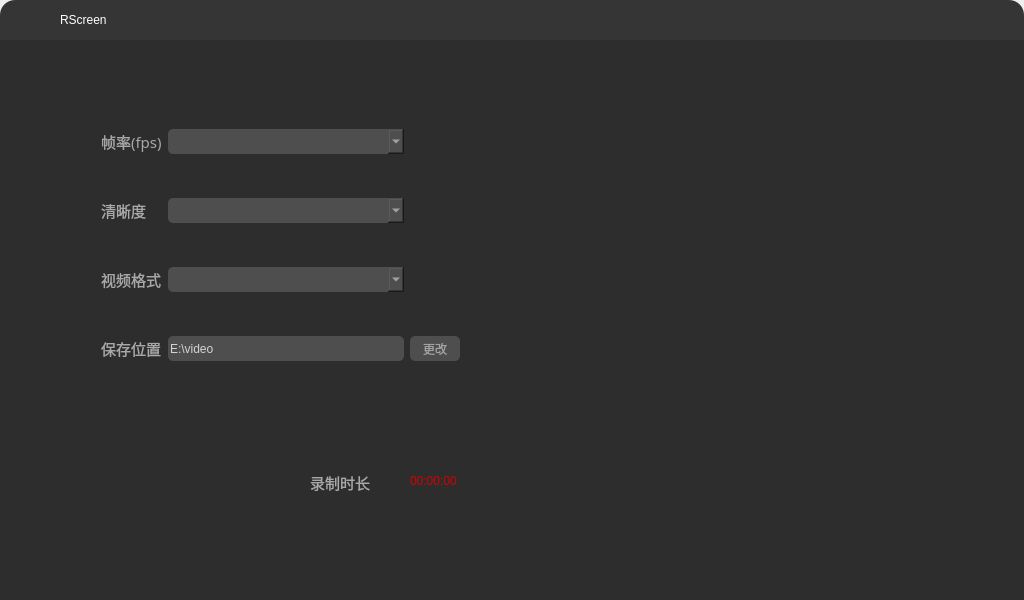
<?xml version="1.0" encoding="UTF-8"?>
<ui version="4.0">
 <class>RScreenClass</class>
 <widget class="QWidget" name="RScreenClass">
  <property name="geometry">
   <rect>
    <x>0</x>
    <y>0</y>
    <width>1024</width>
    <height>600</height>
   </rect>
  </property>
  <property name="windowTitle">
   <string>RScreen</string>
  </property>
  <property name="windowIcon">
   <iconset resource="rscreen.qrc">
    <normaloff>:/RScreen/img/recoding.ico</normaloff>:/RScreen/img/recoding.ico</iconset>
  </property>
  <property name="styleSheet">
   <string notr="true">#back
{
background-color: rgb(53, 53, 53);
border-radius:15px;
}
#all
{
background-color: rgb(45, 45, 45);
}</string>
  </property>
  <widget class="QWidget" name="back" native="true">
   <property name="geometry">
    <rect>
     <x>0</x>
     <y>0</y>
     <width>1024</width>
     <height>620</height>
    </rect>
   </property>
   <widget class="QPushButton" name="minBtn">
    <property name="geometry">
     <rect>
      <x>930</x>
      <y>5</y>
      <width>30</width>
      <height>30</height>
     </rect>
    </property>
    <property name="styleSheet">
     <string notr="true">background-image: url(:/RScreen/img/min2.png);</string>
    </property>
    <property name="text">
     <string/>
    </property>
    <property name="flat">
     <bool>true</bool>
    </property>
   </widget>
   <widget class="QPushButton" name="closeBtn">
    <property name="geometry">
     <rect>
      <x>970</x>
      <y>5</y>
      <width>30</width>
      <height>30</height>
     </rect>
    </property>
    <property name="styleSheet">
     <string notr="true">
background-image: url(:/RScreen/img/close2.png);</string>
    </property>
    <property name="text">
     <string/>
    </property>
    <property name="iconSize">
     <size>
      <width>20</width>
      <height>20</height>
     </size>
    </property>
    <property name="flat">
     <bool>true</bool>
    </property>
   </widget>
   <widget class="QWidget" name="all" native="true">
    <property name="geometry">
     <rect>
      <x>0</x>
      <y>40</y>
      <width>1024</width>
      <height>580</height>
     </rect>
    </property>
    <widget class="QLabel" name="firstImg">
     <property name="geometry">
      <rect>
       <x>520</x>
       <y>40</y>
       <width>471</width>
       <height>321</height>
      </rect>
     </property>
     <property name="text">
      <string/>
     </property>
    </widget>
    <widget class="QPushButton" name="recordButton">
     <property name="geometry">
      <rect>
       <x>100</x>
       <y>410</y>
       <width>66</width>
       <height>66</height>
      </rect>
     </property>
     <property name="styleSheet">
      <string notr="true">QPushButton:!hover
{
background-image: url(:/RScreen/img/startRecoding.png);
}
QPushButton:hover
{
background-image: url(:/RScreen/img/pressStartRecoding.png);
}
QPushButton:pressed
{
background-image: url(:/RScreen/img/pressStartRecoding.png);
	background-color: rgba(255, 255, 255, 0);
}
	
	</string>
     </property>
     <property name="text">
      <string/>
     </property>
     <property name="flat">
      <bool>true</bool>
     </property>
    </widget>
    <widget class="QLabel" name="timelabel">
     <property name="geometry">
      <rect>
       <x>410</x>
       <y>420</y>
       <width>161</width>
       <height>41</height>
      </rect>
     </property>
     <property name="styleSheet">
      <string notr="true">font: 20pt &quot;微软雅黑&quot;;
color: rgb(212, 0, 0);</string>
     </property>
     <property name="text">
      <string>00:00:00</string>
     </property>
    </widget>
    <widget class="QWidget" name="widget" native="true">
     <property name="geometry">
      <rect>
       <x>90</x>
       <y>40</y>
       <width>381</width>
       <height>331</height>
      </rect>
     </property>
     <layout class="QGridLayout" name="gridLayout">
      <item row="0" column="0">
       <widget class="QLabel" name="labelSelectArea_2">
        <property name="palette">
         <palette>
          <active>
           <colorrole role="WindowText">
            <brush brushstyle="SolidPattern">
             <color alpha="255">
              <red>168</red>
              <green>168</green>
              <blue>168</blue>
             </color>
            </brush>
           </colorrole>
           <colorrole role="Text">
            <brush brushstyle="SolidPattern">
             <color alpha="255">
              <red>168</red>
              <green>168</green>
              <blue>168</blue>
             </color>
            </brush>
           </colorrole>
           <colorrole role="ButtonText">
            <brush brushstyle="SolidPattern">
             <color alpha="255">
              <red>168</red>
              <green>168</green>
              <blue>168</blue>
             </color>
            </brush>
           </colorrole>
          </active>
          <inactive>
           <colorrole role="WindowText">
            <brush brushstyle="SolidPattern">
             <color alpha="255">
              <red>168</red>
              <green>168</green>
              <blue>168</blue>
             </color>
            </brush>
           </colorrole>
           <colorrole role="Text">
            <brush brushstyle="SolidPattern">
             <color alpha="255">
              <red>168</red>
              <green>168</green>
              <blue>168</blue>
             </color>
            </brush>
           </colorrole>
           <colorrole role="ButtonText">
            <brush brushstyle="SolidPattern">
             <color alpha="255">
              <red>168</red>
              <green>168</green>
              <blue>168</blue>
             </color>
            </brush>
           </colorrole>
          </inactive>
          <disabled>
           <colorrole role="WindowText">
            <brush brushstyle="SolidPattern">
             <color alpha="255">
              <red>168</red>
              <green>168</green>
              <blue>168</blue>
             </color>
            </brush>
           </colorrole>
           <colorrole role="Text">
            <brush brushstyle="SolidPattern">
             <color alpha="255">
              <red>168</red>
              <green>168</green>
              <blue>168</blue>
             </color>
            </brush>
           </colorrole>
           <colorrole role="ButtonText">
            <brush brushstyle="SolidPattern">
             <color alpha="255">
              <red>168</red>
              <green>168</green>
              <blue>168</blue>
             </color>
            </brush>
           </colorrole>
          </disabled>
         </palette>
        </property>
        <property name="font">
         <font>
          <family>微软雅黑</family>
          <pointsize>11</pointsize>
         </font>
        </property>
        <property name="styleSheet">
         <string notr="true">color: rgb(168, 168, 168);</string>
        </property>
        <property name="text">
         <string>帧率(fps)</string>
        </property>
       </widget>
      </item>
      <item row="0" column="1">
       <widget class="QComboBox" name="comboxFps">
        <property name="minimumSize">
         <size>
          <width>0</width>
          <height>25</height>
         </size>
        </property>
        <property name="styleSheet">
         <string notr="true">border-radius:5px;
background-color: rgb(78, 78, 78);
color: rgb(211, 211, 211);</string>
        </property>
       </widget>
      </item>
      <item row="1" column="0">
       <widget class="QLabel" name="labelSelectArea_4">
        <property name="palette">
         <palette>
          <active>
           <colorrole role="WindowText">
            <brush brushstyle="SolidPattern">
             <color alpha="255">
              <red>168</red>
              <green>168</green>
              <blue>168</blue>
             </color>
            </brush>
           </colorrole>
           <colorrole role="Text">
            <brush brushstyle="SolidPattern">
             <color alpha="255">
              <red>168</red>
              <green>168</green>
              <blue>168</blue>
             </color>
            </brush>
           </colorrole>
           <colorrole role="ButtonText">
            <brush brushstyle="SolidPattern">
             <color alpha="255">
              <red>168</red>
              <green>168</green>
              <blue>168</blue>
             </color>
            </brush>
           </colorrole>
          </active>
          <inactive>
           <colorrole role="WindowText">
            <brush brushstyle="SolidPattern">
             <color alpha="255">
              <red>168</red>
              <green>168</green>
              <blue>168</blue>
             </color>
            </brush>
           </colorrole>
           <colorrole role="Text">
            <brush brushstyle="SolidPattern">
             <color alpha="255">
              <red>168</red>
              <green>168</green>
              <blue>168</blue>
             </color>
            </brush>
           </colorrole>
           <colorrole role="ButtonText">
            <brush brushstyle="SolidPattern">
             <color alpha="255">
              <red>168</red>
              <green>168</green>
              <blue>168</blue>
             </color>
            </brush>
           </colorrole>
          </inactive>
          <disabled>
           <colorrole role="WindowText">
            <brush brushstyle="SolidPattern">
             <color alpha="255">
              <red>168</red>
              <green>168</green>
              <blue>168</blue>
             </color>
            </brush>
           </colorrole>
           <colorrole role="Text">
            <brush brushstyle="SolidPattern">
             <color alpha="255">
              <red>168</red>
              <green>168</green>
              <blue>168</blue>
             </color>
            </brush>
           </colorrole>
           <colorrole role="ButtonText">
            <brush brushstyle="SolidPattern">
             <color alpha="255">
              <red>168</red>
              <green>168</green>
              <blue>168</blue>
             </color>
            </brush>
           </colorrole>
          </disabled>
         </palette>
        </property>
        <property name="font">
         <font>
          <family>微软雅黑</family>
          <pointsize>11</pointsize>
         </font>
        </property>
        <property name="styleSheet">
         <string notr="true">color: rgb(168, 168, 168);</string>
        </property>
        <property name="text">
         <string>清晰度</string>
        </property>
       </widget>
      </item>
      <item row="1" column="1">
       <widget class="QComboBox" name="comboxqingxidu">
        <property name="minimumSize">
         <size>
          <width>0</width>
          <height>25</height>
         </size>
        </property>
        <property name="styleSheet">
         <string notr="true">border-radius:5px;
background-color: rgb(78, 78, 78);
color: rgb(211, 211, 211);</string>
        </property>
       </widget>
      </item>
      <item row="2" column="0">
       <widget class="QLabel" name="labelSelectArea_9">
        <property name="palette">
         <palette>
          <active>
           <colorrole role="WindowText">
            <brush brushstyle="SolidPattern">
             <color alpha="255">
              <red>168</red>
              <green>168</green>
              <blue>168</blue>
             </color>
            </brush>
           </colorrole>
           <colorrole role="Text">
            <brush brushstyle="SolidPattern">
             <color alpha="255">
              <red>168</red>
              <green>168</green>
              <blue>168</blue>
             </color>
            </brush>
           </colorrole>
           <colorrole role="ButtonText">
            <brush brushstyle="SolidPattern">
             <color alpha="255">
              <red>168</red>
              <green>168</green>
              <blue>168</blue>
             </color>
            </brush>
           </colorrole>
          </active>
          <inactive>
           <colorrole role="WindowText">
            <brush brushstyle="SolidPattern">
             <color alpha="255">
              <red>168</red>
              <green>168</green>
              <blue>168</blue>
             </color>
            </brush>
           </colorrole>
           <colorrole role="Text">
            <brush brushstyle="SolidPattern">
             <color alpha="255">
              <red>168</red>
              <green>168</green>
              <blue>168</blue>
             </color>
            </brush>
           </colorrole>
           <colorrole role="ButtonText">
            <brush brushstyle="SolidPattern">
             <color alpha="255">
              <red>168</red>
              <green>168</green>
              <blue>168</blue>
             </color>
            </brush>
           </colorrole>
          </inactive>
          <disabled>
           <colorrole role="WindowText">
            <brush brushstyle="SolidPattern">
             <color alpha="255">
              <red>168</red>
              <green>168</green>
              <blue>168</blue>
             </color>
            </brush>
           </colorrole>
           <colorrole role="Text">
            <brush brushstyle="SolidPattern">
             <color alpha="255">
              <red>168</red>
              <green>168</green>
              <blue>168</blue>
             </color>
            </brush>
           </colorrole>
           <colorrole role="ButtonText">
            <brush brushstyle="SolidPattern">
             <color alpha="255">
              <red>168</red>
              <green>168</green>
              <blue>168</blue>
             </color>
            </brush>
           </colorrole>
          </disabled>
         </palette>
        </property>
        <property name="font">
         <font>
          <family>微软雅黑</family>
          <pointsize>11</pointsize>
         </font>
        </property>
        <property name="styleSheet">
         <string notr="true">color: rgb(168, 168, 168);</string>
        </property>
        <property name="text">
         <string>视频格式</string>
        </property>
       </widget>
      </item>
      <item row="2" column="1">
       <widget class="QComboBox" name="comboxFmt">
        <property name="minimumSize">
         <size>
          <width>0</width>
          <height>25</height>
         </size>
        </property>
        <property name="styleSheet">
         <string notr="true">border-radius:5px;
background-color: rgb(78, 78, 78);
color: rgb(211, 211, 211);</string>
        </property>
       </widget>
      </item>
      <item row="3" column="0">
       <widget class="QLabel" name="labelSelectArea_3">
        <property name="palette">
         <palette>
          <active>
           <colorrole role="WindowText">
            <brush brushstyle="SolidPattern">
             <color alpha="255">
              <red>168</red>
              <green>168</green>
              <blue>168</blue>
             </color>
            </brush>
           </colorrole>
           <colorrole role="Text">
            <brush brushstyle="SolidPattern">
             <color alpha="255">
              <red>168</red>
              <green>168</green>
              <blue>168</blue>
             </color>
            </brush>
           </colorrole>
           <colorrole role="ButtonText">
            <brush brushstyle="SolidPattern">
             <color alpha="255">
              <red>168</red>
              <green>168</green>
              <blue>168</blue>
             </color>
            </brush>
           </colorrole>
          </active>
          <inactive>
           <colorrole role="WindowText">
            <brush brushstyle="SolidPattern">
             <color alpha="255">
              <red>168</red>
              <green>168</green>
              <blue>168</blue>
             </color>
            </brush>
           </colorrole>
           <colorrole role="Text">
            <brush brushstyle="SolidPattern">
             <color alpha="255">
              <red>168</red>
              <green>168</green>
              <blue>168</blue>
             </color>
            </brush>
           </colorrole>
           <colorrole role="ButtonText">
            <brush brushstyle="SolidPattern">
             <color alpha="255">
              <red>168</red>
              <green>168</green>
              <blue>168</blue>
             </color>
            </brush>
           </colorrole>
          </inactive>
          <disabled>
           <colorrole role="WindowText">
            <brush brushstyle="SolidPattern">
             <color alpha="255">
              <red>168</red>
              <green>168</green>
              <blue>168</blue>
             </color>
            </brush>
           </colorrole>
           <colorrole role="Text">
            <brush brushstyle="SolidPattern">
             <color alpha="255">
              <red>168</red>
              <green>168</green>
              <blue>168</blue>
             </color>
            </brush>
           </colorrole>
           <colorrole role="ButtonText">
            <brush brushstyle="SolidPattern">
             <color alpha="255">
              <red>168</red>
              <green>168</green>
              <blue>168</blue>
             </color>
            </brush>
           </colorrole>
          </disabled>
         </palette>
        </property>
        <property name="font">
         <font>
          <family>微软雅黑</family>
          <pointsize>11</pointsize>
         </font>
        </property>
        <property name="styleSheet">
         <string notr="true">color: rgb(168, 168, 168);</string>
        </property>
        <property name="text">
         <string>保存位置</string>
        </property>
       </widget>
      </item>
      <item row="3" column="1">
       <widget class="QLineEdit" name="urlEdit">
        <property name="minimumSize">
         <size>
          <width>0</width>
          <height>25</height>
         </size>
        </property>
        <property name="styleSheet">
         <string notr="true">border-radius:5px;
background-color: rgb(78, 78, 78);

color: rgb(211, 211, 211);</string>
        </property>
        <property name="text">
         <string>E:\video</string>
        </property>
       </widget>
      </item>
      <item row="3" column="2">
       <widget class="QPushButton" name="changeFileBtn">
        <property name="minimumSize">
         <size>
          <width>50</width>
          <height>25</height>
         </size>
        </property>
        <property name="styleSheet">
         <string notr="true">border-radius:5px;
font: 9pt &quot;微软雅黑&quot;;
background-color: rgb(78, 78, 78);
color: rgb(162, 162, 162);</string>
        </property>
        <property name="text">
         <string>更改</string>
        </property>
       </widget>
      </item>
     </layout>
    </widget>
    <widget class="QLabel" name="labelSelectArea_5">
     <property name="geometry">
      <rect>
       <x>310</x>
       <y>430</y>
       <width>74</width>
       <height>25</height>
      </rect>
     </property>
     <property name="palette">
      <palette>
       <active>
        <colorrole role="WindowText">
         <brush brushstyle="SolidPattern">
          <color alpha="255">
           <red>168</red>
           <green>168</green>
           <blue>168</blue>
          </color>
         </brush>
        </colorrole>
        <colorrole role="Text">
         <brush brushstyle="SolidPattern">
          <color alpha="255">
           <red>168</red>
           <green>168</green>
           <blue>168</blue>
          </color>
         </brush>
        </colorrole>
        <colorrole role="ButtonText">
         <brush brushstyle="SolidPattern">
          <color alpha="255">
           <red>168</red>
           <green>168</green>
           <blue>168</blue>
          </color>
         </brush>
        </colorrole>
       </active>
       <inactive>
        <colorrole role="WindowText">
         <brush brushstyle="SolidPattern">
          <color alpha="255">
           <red>168</red>
           <green>168</green>
           <blue>168</blue>
          </color>
         </brush>
        </colorrole>
        <colorrole role="Text">
         <brush brushstyle="SolidPattern">
          <color alpha="255">
           <red>168</red>
           <green>168</green>
           <blue>168</blue>
          </color>
         </brush>
        </colorrole>
        <colorrole role="ButtonText">
         <brush brushstyle="SolidPattern">
          <color alpha="255">
           <red>168</red>
           <green>168</green>
           <blue>168</blue>
          </color>
         </brush>
        </colorrole>
       </inactive>
       <disabled>
        <colorrole role="WindowText">
         <brush brushstyle="SolidPattern">
          <color alpha="255">
           <red>168</red>
           <green>168</green>
           <blue>168</blue>
          </color>
         </brush>
        </colorrole>
        <colorrole role="Text">
         <brush brushstyle="SolidPattern">
          <color alpha="255">
           <red>168</red>
           <green>168</green>
           <blue>168</blue>
          </color>
         </brush>
        </colorrole>
        <colorrole role="ButtonText">
         <brush brushstyle="SolidPattern">
          <color alpha="255">
           <red>168</red>
           <green>168</green>
           <blue>168</blue>
          </color>
         </brush>
        </colorrole>
       </disabled>
      </palette>
     </property>
     <property name="font">
      <font>
       <family>微软雅黑</family>
       <pointsize>11</pointsize>
      </font>
     </property>
     <property name="styleSheet">
      <string notr="true">color: rgb(168, 168, 168);</string>
     </property>
     <property name="text">
      <string>录制时长</string>
     </property>
    </widget>
   </widget>
   <widget class="QLabel" name="title">
    <property name="geometry">
     <rect>
      <x>60</x>
      <y>5</y>
      <width>80</width>
      <height>30</height>
     </rect>
    </property>
    <property name="styleSheet">
     <string notr="true">
color: rgb(255, 255, 255);
font: 11pt &quot;微软雅黑&quot;;</string>
    </property>
    <property name="text">
     <string>RScreen</string>
    </property>
   </widget>
   <widget class="QLabel" name="icon">
    <property name="geometry">
     <rect>
      <x>20</x>
      <y>5</y>
      <width>30</width>
      <height>30</height>
     </rect>
    </property>
    <property name="styleSheet">
     <string notr="true">border-image: url(:/RScreen/img/recoding.ico);</string>
    </property>
    <property name="text">
     <string/>
    </property>
   </widget>
   <widget class="QPushButton" name="upLoadBtn">
    <property name="geometry">
     <rect>
      <x>870</x>
      <y>5</y>
      <width>34</width>
      <height>32</height>
     </rect>
    </property>
    <property name="styleSheet">
     <string notr="true">
background-image: url(:/RScreen/img/cloud.png);</string>
    </property>
    <property name="text">
     <string/>
    </property>
    <property name="flat">
     <bool>true</bool>
    </property>
   </widget>
  </widget>
 </widget>
 <layoutdefault spacing="6" margin="11"/>
 <resources>
  <include location="rscreen.qrc"/>
 </resources>
 <connections>
  <connection>
   <sender>minBtn</sender>
   <signal>clicked()</signal>
   <receiver>RScreenClass</receiver>
   <slot>showMinimized()</slot>
   <hints>
    <hint type="sourcelabel">
     <x>947</x>
     <y>20</y>
    </hint>
    <hint type="destinationlabel">
     <x>511</x>
     <y>299</y>
    </hint>
   </hints>
  </connection>
  <connection>
   <sender>closeBtn</sender>
   <signal>clicked()</signal>
   <receiver>RScreenClass</receiver>
   <slot>close()</slot>
   <hints>
    <hint type="sourcelabel">
     <x>987</x>
     <y>20</y>
    </hint>
    <hint type="destinationlabel">
     <x>511</x>
     <y>299</y>
    </hint>
   </hints>
  </connection>
 </connections>
</ui>
